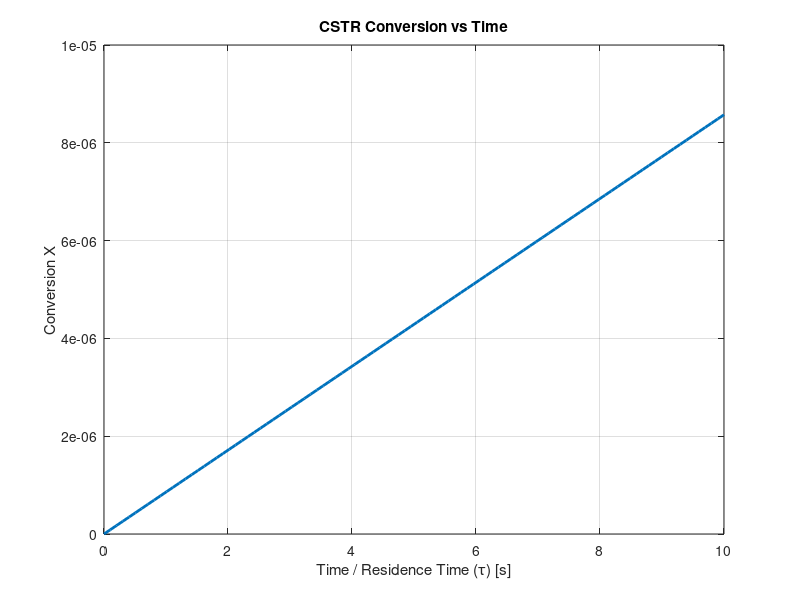

Here is the MATLAB script that generated this plot:
%% --- CSTR Model Script (Single Script) ---

% --- Parameters ---
CA0 = 1.0;        % inlet concentration [mol/L]
k0  = 0.8;        % pre-exponential factor
Ea  = 40000;      % activation energy [J/mol]
T   = 350;        % temperature [K]
R   = 8.314;      % gas constant [J/mol*K]

% --- Time / Residence time vector ---
t = linspace(0, 10, 100);   % seconds

% --- Calculate rate constant and conversion ---
k = k0 * exp(-Ea/(R*T));    % first-order approximation
X = 1 - exp(-k * t);        % simple first-order CSTR conversion

% --- Plot the results ---
figure;
plot(t, X, 'LineWidth', 2)
xlabel('Time / Residence Time (\tau) [s]')
ylabel('Conversion X')
title('CSTR Conversion vs Time')
grid on
